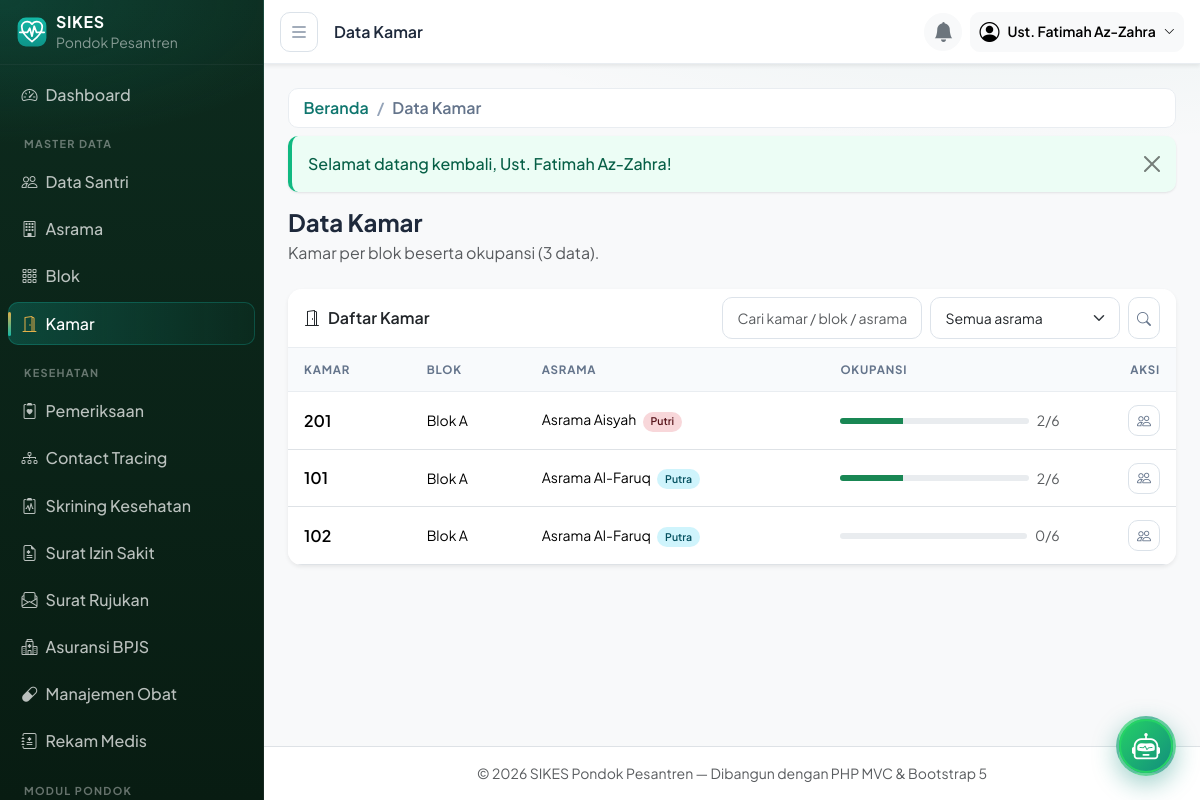
The app's page /kamar (signed in) with its own data.
### tables this page shows
CREATE TABLE kamar (
  id         INT UNSIGNED AUTO_INCREMENT PRIMARY KEY,
  blok_id    INT UNSIGNED NOT NULL,
  nama       VARCHAR(50)  NOT NULL,
  kapasitas  INT UNSIGNED NOT NULL DEFAULT 8,
  created_at TIMESTAMP NOT NULL DEFAULT CURRENT_TIMESTAMP,
  updated_at TIMESTAMP NOT NULL DEFAULT CURRENT_TIMESTAMP ON UPDATE CURRENT_TIMESTAMP,
  UNIQUE KEY uq_kamar (blok_id, nama),
  CONSTRAINT fk_kamar_blok FOREIGN KEY (blok_id) REFERENCES blok (id)
    ON DELETE RESTRICT ON UPDATE CASCADE
);

CREATE TABLE blok (
  id         INT UNSIGNED AUTO_INCREMENT PRIMARY KEY,
  asrama_id  INT UNSIGNED NOT NULL,
  nama       VARCHAR(100) NOT NULL,
  keterangan VARCHAR(255) DEFAULT NULL,
  created_at TIMESTAMP NOT NULL DEFAULT CURRENT_TIMESTAMP,
  updated_at TIMESTAMP NOT NULL DEFAULT CURRENT_TIMESTAMP ON UPDATE CURRENT_TIMESTAMP,
  UNIQUE KEY uq_blok (asrama_id, nama),
  CONSTRAINT fk_blok_asrama FOREIGN KEY (asrama_id) REFERENCES asrama (id)
    ON DELETE RESTRICT ON UPDATE CASCADE
);

CREATE TABLE asrama (
  id         INT UNSIGNED AUTO_INCREMENT PRIMARY KEY,
  nama       VARCHAR(100) NOT NULL,
  jenis      ENUM('putra','putri') NOT NULL,
  lokasi     VARCHAR(150) DEFAULT NULL,
  keterangan VARCHAR(255) DEFAULT NULL,
  created_at TIMESTAMP NOT NULL DEFAULT CURRENT_TIMESTAMP,
  updated_at TIMESTAMP NOT NULL DEFAULT CURRENT_TIMESTAMP ON UPDATE CURRENT_TIMESTAMP
);

### app/core/helpers.php (called while the page is built, shortened)
<?php
function e(?string $value): string
{
    return htmlspecialchars($value ?? '', ENT_QUOTES, 'UTF-8');
}
function base_url(string $path = ''): string
{
    return APP_URL . '/' . ltrim($path, '/');
}
function app_base_path(): string
{
    $dir = rtrim(str_replace('\\', '/', dirname($_SERVER['SCRIPT_NAME'] ?? '/')), '/');
    return $dir;
}
function current_path(): string
{
    $uri  = parse_url($_SERVER['REQUEST_URI'] ?? '/', PHP_URL_PATH) ?: '/';
    $base = app_base_path();
    $uri = '/' . trim($uri, '/');
    return $uri === '//' ? '/' : $uri;
}

### app/core/Controller.php (called while the page is built, shortened)
<?php
abstract class Controller
{
    protected function view(string $view, array $vars = [], ?string $layout = 'layouts/main'): void
    {
        extract($vars, EXTR_SKIP);
        require ROOT_PATH . '/app/views/' . str_replace('..', '', $layout) . '.php';
    }
}

### app/controllers/KamarController.php (called while the page is built, shortened)
<?php
class KamarController extends Controller
{
    private Kamar $kamar;
    private Asrama $asrama;
    public function __construct()
    {
        $this->kamar  = new Kamar();
        $this->asrama = new Asrama();
    }
    public function index(): void
    {
        $q        = trim($_GET['q'] ?? '');
        $asramaId = (int) ($_GET['asrama'] ?? 0);
        $page     = max(1, (int) ($_GET['page'] ?? 1));
        $this->view('kamar/index', [
            'title'         => 'Data Kamar',
            'user'          => Auth::user(),
            'data'          => $this->kamar->paginate($page, 10, $q, $asramaId),
            'filters'       => ['q' => $q, 'asrama' => $asramaId],
            'asramaOptions' => $this->asrama->options(),
        ]);
    }
}

### app/core/App.php (called while the page is built, shortened)
<?php
class App
{
    public function run(): void
    {
        $router = new Router();
        $router->dispatch();
    }
}

### public/index.php (called while the page is built, shortened)
<?php
require ROOT_PATH . '/app/core/helpers.php';
require ROOT_PATH . '/app/core/App.php';
(new App\Core\App())->run();

### app/core/Database.php (called while the page is built, shortened)
<?php
class Database
{
    private static ?Database $instance = null;
    private PDO $pdo;
    private function __construct()
    {
        $dsn = sprintf('mysql:host=%s;port=%s;dbname=%s;charset=%s', DB_HOST, DB_PORT, DB_NAME, DB_CHARSET);
        try {
            $this->pdo = new PDO($dsn, DB_USER, DB_PASS, [
                PDO::ATTR_ERRMODE            => PDO::ERRMODE_EXCEPTION,
                PDO::ATTR_DEFAULT_FETCH_MODE => PDO::FETCH_ASSOC,
                PDO::ATTR_EMULATE_PREPARES   => false,
            ]);
        } catch (PDOException $e) {
            if (APP_ENV === 'development') {
                exit('Koneksi database gagal: ' . $e->getMessage()
                    . ' — periksa app/config/config.php dan pastikan database sudah diimpor.');
            }
            exit('Terjadi kesalahan pada server. Silakan coba lagi nanti.');
        }
    }
    public static function getInstance(): Database
    {
        return self::$instance ??= new self();
    }
    public function query(string $sql, array $params = []): PDOStatement
    {
        $stmt = $this->pdo->prepare($sql);
        $stmt->execute($params);
        return $stmt;
    }
    public function fetchAll(string $sql, array $params = []): array
    {
        return $this->query($sql, $params)->fetchAll();
    }
}

### app/models/Kamar.php (called while the page is built, shortened)
<?php
class Kamar extends Model
{
    public function paginate(int $page, int $perPage, string $q = '', int $asramaId = 0): array
    {
        $offset = max(0, ($page - 1) * $perPage);
        $where  = [];
        $params = [];
        $whereSql = $where ? ' WHERE ' . implode(' AND ', $where) : '';
        $join     = ' FROM kamar k JOIN blok b ON b.id = k.blok_id JOIN asrama a ON a.id = b.asrama_id';
        $total = (int) ($this->db->fetch(
            "SELECT COUNT(*) AS total{$join}{$whereSql}", $params
        )['total'] ?? 0);
        $rows = $this->db->fetchAll(
            "SELECT k.*, b.nama AS blok_nama, a.nama AS asrama_nama, a.jenis AS asrama_jenis,
                    (SELECT COUNT(*) FROM santri s WHERE s.kamar_id = k.id AND s.status = 'aktif') AS terisi
             {$join}{$whereSql}
             ORDER BY a.nama ASC, b.nama ASC, k.nama ASC
             LIMIT {$perPage} OFFSET {$offset}",
            $params
        );
        return ['rows' => $rows, 'total' => $total, 'page' => $page, 'pages' => max(1, (int) ceil($total / $perPage))];
    }
}

### app/core/Model.php (called while the page is built, shortened)
<?php
abstract class Model
{
    public function __construct()
    {
        $this->db = Database::getInstance();
    }
}

### app/views/kamar/index.php (the view, shortened to what this page needs)
<div class="d-flex flex-wrap align-items-center justify-content-between mb-4 gap-2">
    <div>
        <h1 class="h4 fw-bold mb-1">Data Kamar</h1>
        <p class="text-muted mb-0">Kamar per blok beserta okupansi (<?= (int) $data['total'] ?> data).</p>
    </div>
</div>
<?php require ROOT_PATH . '/app/views/partials/flash.php'; ?>
<div class="card border-0 shadow-sm">
    <div class="card-header bg-white d-flex flex-wrap gap-2 align-items-center justify-content-between">
        <span class="fw-semibold"><i class="bi bi-door-open me-2"></i>Daftar Kamar</span>
        <form class="d-flex gap-2" method="GET" action="<?= base_url('/kamar') ?>">
            <input type="text" name="q" class="form-control form-control-sm" style="width:200px"
                   placeholder="Cari kamar / blok / asrama" value="<?= e($filters['q']) ?>">
            <select name="asrama" class="form-select form-select-sm" style="width:190px" onchange="this.form.submit()">
                <option value="">Semua asrama</option>
            </select>
            <button class="btn btn-sm btn-outline-secondary" type="submit"><i class="bi bi-search"></i></button>
        </form>
    </div>
    <div class="table-responsive">
        <table class="table table-hover align-middle mb-0">
            <thead><tr><th>Kamar</th><th>Blok</th><th>Asrama</th><th style="min-width:160px">Okupansi</th><th class="text-end">Aksi</th></tr></thead>
            <tbody>
            <?php foreach ($data['rows'] as $row): ?>
                <?php
                $pct = min(100, (int) round(((int) $row['terisi'] / max(1, (int) $row['kapasitas'])) * 100));
                $bar = (int) $row['terisi'] >= (int) $row['kapasitas'] ? 'danger' : ($pct >= 75 ? 'warning' : 'success');
                ?>
                <tr>
                    <td class="fw-semibold"><?= e($row['nama']) ?></td>
                    <td class="small"><?= e($row['blok_nama']) ?></td>
                    <td class="small">
                        <?= e($row['asrama_nama']) ?>
                        <span class="badge bg-<?= $row['asrama_jenis'] === 'putra' ? 'info' : 'danger' ?>-subtle
                                      text-<?= $row['asrama_jenis'] === 'putra' ? 'info' : 'danger' ?>-emphasis ms-1">
                            <?= e(ucfirst($row['asrama_jenis'])) ?>
                        </span>
                    </td>
                    <td>
                        <div class="d-flex align-items-center gap-2">
                            <div class="progress flex-grow-1" style="height:6px">
                                <div class="progress-bar bg-<?= $bar ?>" style="width:<?= $pct ?>%"></div>
                            </div>
                            <small class="text-nowrap text-muted"><?= (int) $row['terisi'] ?>/<?= (int) $row['kapasitas'] ?></small>
                        </div>
                    </td>
                    <td class="text-end">
                        <a class="btn btn-sm btn-outline-secondary" href="<?= base_url('/kamar/' . $row['id']) ?>" title="Penghuni">
                            <i class="bi bi-people"></i>
                        </a>
                    </td>
                </tr>
            <?php endforeach; ?>
            </tbody>
        </table>
    </div>
</div>

### app/core/Router.php (shortened to what this page needs)
<?php
class Router
{
    private array $routes = [];
    private function add(string $method, string $path, string $handler, ?string $permission): void
    {
        $this->routes[] = compact('method', 'path', 'handler', 'permission');
    }
    public function dispatch(): void
    {
        $httpMethod = strtoupper($_SERVER['REQUEST_METHOD']);
        $uri        = current_path();
        foreach ($this->routes as $route) {
            if ($route['method'] !== $httpMethod) {
                continue;
            }
            if (preg_match($this->toRegex($route['path']), $uri, $matches)) {
                $params = array_values(array_filter($matches, 'is_string', ARRAY_FILTER_USE_KEY));
                $this->invoke($route['handler'], $params);
                return;
            }
        }
    }
    private function toRegex(string $path): string
    {
        $regex = preg_replace('#\{([a-zA-Z_][a-zA-Z0-9_]*)\}#', '(?<$1>[a-zA-Z0-9_-]+)', $path);
        return '#^' . $regex . '$#';
    }
    private function invoke(string $handler, array $params): void
    {
        [$controllerName, $action] = explode('@', $handler);
        (new $class())->{$action}(...$params);
    }
}

### public/css/style.css (style rules this page uses)
:root { --brand: #0f766e; --brand-dark: #115e59; --brand-light: #14b8a6; --brand-soft: rgba(15, 118, 110, .08); --accent: #e2b04a; --accent-soft: rgba(226, 176, 74, .15); --sidebar-width: 264px; --sidebar-bg-1: #0d2b1e; --sidebar-bg-2: #081c12; --surface: #ffffff; --page-bg: #f4f6f8; --text-main: #1e293b; --text-muted: #64748b; --line: #e9edf1; --shadow-sm: 0 1px 2px rgba(15, 23, 42, .05), 0 1px 3px rgba(15, 23, 42, .06); --shadow-md: 0 4px 10px -2px rgba(15, 23, 42, .06), 0 12px 24px -6px rgba(15, 23, 42, .09); --shadow-lg: 0 18px 40px -12px rgba(15, 23, 42, .18); --radius: 14px; --radius-sm: 10px; --font: 'Plus Jakarta Sans', 'Segoe UI', system-ui, -apple-system, sans-serif; }
body { font-family: var(--font); background-color: var(--page-bg); background-image: radial-gradient(1100px 380px at 85% -10%, rgba(15, 118, 110, .07), transparent 60%); color: var(--text-main); -webkit-font-smoothing: antialiased; }
* { scrollbar-width: thin; scrollbar-color: rgba(148, 163, 184, .45) transparent; }
.btn { border-radius: var(--radius-sm); font-weight: 600; }
.btn-outline-secondary { --bs-btn-color: var(--text-muted); --bs-btn-border-color: #dbe2e9; --bs-btn-hover-bg: #f1f5f9; --bs-btn-hover-border-color: #dbe2e9; --bs-btn-hover-color: var(--text-main); }
.badge { border-radius: 999px; padding: .45em .75em; font-weight: 600; }
.card { border: 1px solid var(--line); border-radius: var(--radius); box-shadow: var(--shadow-sm); }
.card-header { background: var(--surface); border-bottom: 1px solid var(--line); font-weight: 700; border-radius: var(--radius) var(--radius) 0 0 !important; }
.form-control, .form-select { border-radius: var(--radius-sm); border-color: #dde3ea; padding: .6rem .9rem; transition: border-color .15s ease, box-shadow .15s ease; }
.table { --bs-table-hover-bg: var(--brand-soft); }
.table thead th { background: #f8fafc; font-size: .72rem; font-weight: 700; letter-spacing: .07em; text-transform: uppercase; color: var(--text-muted); border-bottom: 1px solid var(--line); }
.table > :not(caption) > * > * { padding: .8rem 1rem; }
.table thead th { position: sticky; top: 0; z-index: 1; }
.card { overflow: hidden; }
.table td .badge { white-space: nowrap; }

### records on screen
kamar: nama "201", blok.nama "Blok A", asrama.nama "Asrama Aisyah", asrama.jenis "Putri", $pct 33 (drawn), terisi "2", kapasitas "6"
kamar: nama "101", blok.nama "Blok A", asrama.nama "Asrama Al-Faruq", asrama.jenis "Putra", $pct 33 (drawn), terisi "2", kapasitas "6"
kamar: nama "102", blok.nama "Blok A", asrama.nama "Asrama Al-Faruq", asrama.jenis "Putra", terisi "0", kapasitas "6"

### other values on screen
$bcItem['label'] "Beranda"
$bcItem['label'] "Data Kamar"
$message "Selamat datang kembali, Ust. Fatimah Az-Zahra!"
